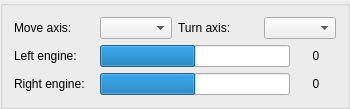
<?xml version="1.0" encoding="UTF-8"?>
<ui version="4.0">
 <class>GroupBox</class>
 <widget class="QGroupBox" name="GroupBox">
  <layout class="QVBoxLayout" name="verticalLayout">
   <item>
    <layout class="QHBoxLayout" name="horizontalLayout">
     <item>
      <widget class="QLabel" name="labelAxis1ComboTitle">
       <property name="minimumSize">
        <size>
         <width>80</width>
         <height>0</height>
        </size>
       </property>
       <property name="text">
        <string>Move axis:</string>
       </property>
      </widget>
     </item>
     <item>
      <widget class="QComboBox" name="comboAxis1">
       <property name="sizePolicy">
        <sizepolicy hsizetype="Expanding" vsizetype="Fixed">
         <horstretch>0</horstretch>
         <verstretch>0</verstretch>
        </sizepolicy>
       </property>
      </widget>
     </item>
     <item>
      <widget class="QLabel" name="labelAxis2ComboTitle">
       <property name="minimumSize">
        <size>
         <width>80</width>
         <height>0</height>
        </size>
       </property>
       <property name="text">
        <string>Turn axis:</string>
       </property>
      </widget>
     </item>
     <item>
      <widget class="QComboBox" name="comboAxis2">
       <property name="sizePolicy">
        <sizepolicy hsizetype="Expanding" vsizetype="Fixed">
         <horstretch>0</horstretch>
         <verstretch>0</verstretch>
        </sizepolicy>
       </property>
      </widget>
     </item>
    </layout>
   </item>
   <item>
    <layout class="QGridLayout" name="gridLayout">
     <item row="0" column="1">
      <widget class="QProgressBar" name="pbarLeftEngine">
       <property name="minimum">
        <number>-1000</number>
       </property>
       <property name="maximum">
        <number>1000</number>
       </property>
       <property name="value">
        <number>0</number>
       </property>
       <property name="format">
        <string/>
       </property>
      </widget>
     </item>
     <item row="0" column="0">
      <widget class="QLabel" name="labelAxis1ValueTitle">
       <property name="minimumSize">
        <size>
         <width>80</width>
         <height>0</height>
        </size>
       </property>
       <property name="text">
        <string>Left engine:</string>
       </property>
      </widget>
     </item>
     <item row="2" column="0">
      <widget class="QLabel" name="labelAxis2ValueTitle">
       <property name="minimumSize">
        <size>
         <width>80</width>
         <height>0</height>
        </size>
       </property>
       <property name="text">
        <string>Right engine:</string>
       </property>
      </widget>
     </item>
     <item row="2" column="1">
      <widget class="QProgressBar" name="progressBar_2">
       <property name="minimum">
        <number>-1000</number>
       </property>
       <property name="maximum">
        <number>1000</number>
       </property>
       <property name="value">
        <number>0</number>
       </property>
       <property name="format">
        <string/>
       </property>
      </widget>
     </item>
     <item row="0" column="2">
      <widget class="QLabel" name="labelAxis1Value">
       <property name="minimumSize">
        <size>
         <width>40</width>
         <height>0</height>
        </size>
       </property>
       <property name="text">
        <string>0</string>
       </property>
       <property name="alignment">
        <set>Qt::AlignCenter</set>
       </property>
      </widget>
     </item>
     <item row="2" column="2">
      <widget class="QLabel" name="labeAxis2Value">
       <property name="minimumSize">
        <size>
         <width>40</width>
         <height>0</height>
        </size>
       </property>
       <property name="text">
        <string>0</string>
       </property>
       <property name="alignment">
        <set>Qt::AlignCenter</set>
       </property>
      </widget>
     </item>
    </layout>
   </item>
  </layout>
 </widget>
 <resources/>
 <connections/>
</ui>
